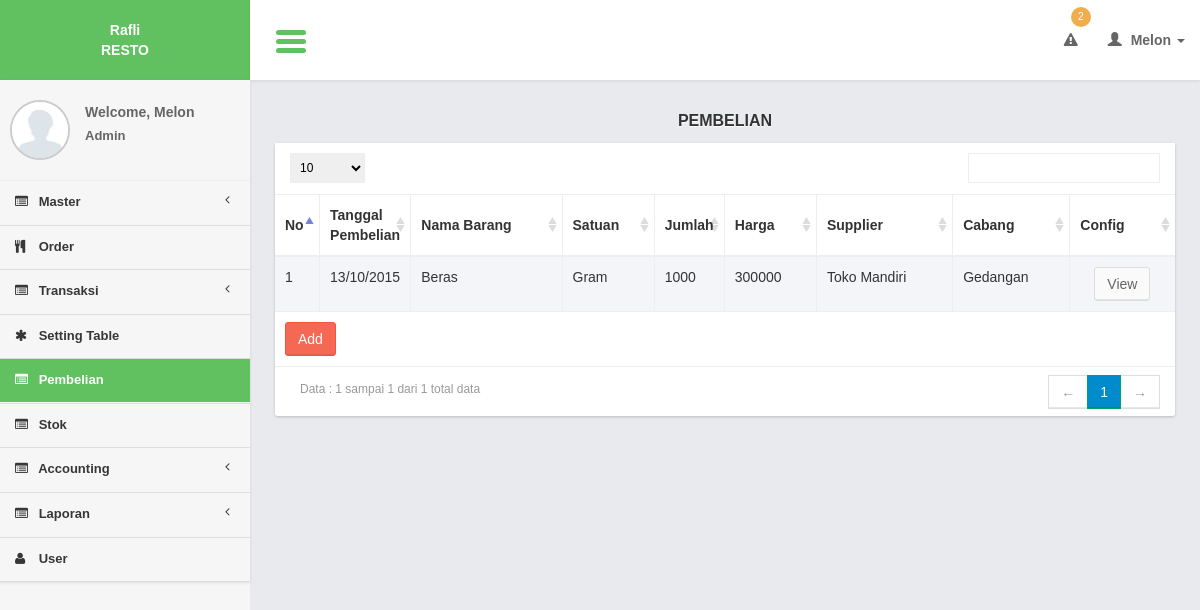
The app's page /controllers/purchase.php (signed in) with its own data.
### tables this page shows
CREATE TABLE `purchases` (
  `purchase_id` int(11) NOT NULL,
  `purchase_date` date NOT NULL,
  `item_id` int(11) NOT NULL,
  `purchase_qty` int(11) NOT NULL,
  `purchase_price` int(11) NOT NULL,
  `purchase_total` int(11) NOT NULL,
  `supplier_id` int(11) NOT NULL,
  `branch_id` int(11) NOT NULL
);

CREATE TABLE `items` (
  `item_id` int(11) NOT NULL,
  `item_name` varchar(100) NOT NULL,
  `unit_id` int(11) NOT NULL,
  `item_limit` int(11) NOT NULL
);

CREATE TABLE `units` (
  `unit_id` int(11) NOT NULL,
  `unit_name` varchar(20) NOT NULL
);

CREATE TABLE `suppliers` (
  `supplier_id` int(11) NOT NULL,
  `supplier_name` varchar(50) NOT NULL,
  `supplier_phone` int(11) NOT NULL,
  `supplier_email` varchar(100) NOT NULL,
  `supplier_addres` varchar(100) NOT NULL
);

CREATE TABLE `branches` (
  `branch_id` int(11) NOT NULL,
  `branch_name` varchar(200) NOT NULL,
  `branch_img` text NOT NULL,
  `branch_desc` text NOT NULL,
  `branch_address` text NOT NULL,
  `branch_phone` varchar(100) NOT NULL,
  `branch_city` varchar(100) NOT NULL,
  `branch_type_id` int(11) NOT NULL
);

### lib/function.php (called while the page is built, shortened)
<?php
function get_header($title = ""){
	include '../views/layout/header.php';
}
function get_footer($query_find = 0){
	include '../views/layout/footer.php';
}
function format_date($date){
	if($date == "0000-00-00"){
		return "-";
	}else{
		$date = explode("-", $date);
		$new_date = $date[2]."/".$date[1]."/".$date[0];
		return $new_date;
	}
}
function get_user_data(){
	$query_user = mysql_query("select * from users where user_id = '".$_SESSION['user_id']."'");
	$row_user = mysql_fetch_object($query_user);
	$name = ucfirst($row_user->user_name);
	switch($row_user->user_type_id){
		case 1: $type = "Admin"; break;
	}
	$user_img = $row_user->user_img;
	return array($name, $type, $user_img);
}
	?>

### models/purchase_model.php (called while the page is built, shortened)
<?php
function select($where){
	$query = mysql_query("select a.* , b.supplier_name,c.unit_name, d.item_name, e.branch_name
							from purchases a
							join suppliers b on b.supplier_id = a.supplier_id
							join items d on d.item_id = a.item_id
							join units c on c.unit_id = d.unit_id
							join branches e on e.branch_id = a.branch_id
							$where
							order by purchase_id");
	return $query;
}
?>

### views/purchase/list.php (the view, shortened to what this page needs)
     <section class="content">
         <div class="row">
             <div class="col-xs-12">
                  <div class="title_page"> <?= $title ?></div>
                 <div class="box">
                     <div class="box-body2 table-responsive">
                         <table id="example1" class="table table-bordered table-striped">
                             <thead>
                                 <tr>
                                 	<th width="5%">No</th>
                                 	<th width="5%">Tanggal Pembelian</th>
                                     <th>Nama Barang</th>
                                     <th>Satuan</th>
                                     <th width="5%">Jumlah</th>
                                     <th>Harga</th>
                                     <th>Supplier</th>
                                     <th>Cabang</th>
                                    <th>Config</th>
                                 </tr>
                             </thead>
                             <tbody>
                                 <?php
                                $no = 1;
  while($row = mysql_fetch_array($query)){
                                 ?>
                                 <tr>
                                 <td><?= $no?></td>
                                    <td><?= format_date($row['purchase_date']); ?></td>
                                     <td><?= $row['item_name']?></td>
                                     <td><?= $row['unit_name']?></td>
                                     <td><?= $row['purchase_qty']?></td>
                                     <td><?= $row['purchase_price']?></td>
                                     <td><?= $row['supplier_name']?></td>
                                     <td><?= $row['branch_name']?></td>
                                   <td style="text-align:center;">
                                         <a href="purchase.php?page=form&id=<?= $row['purchase_id']?>" class="btn btn-default" >View</a>
                                     </td>
                                 </tr>
                                 <?php
$no++;
                                 }
                                 ?>
                             </tbody>
                               <tfoot>
                                 <tr>
                                     <td colspan="9"><a href="<?= $add_button ?>" class="btn btn-danger " >Add</a></td>
                                 </tr>
                             </tfoot>
                         </table>
                     </div>
                 </div>
             </div>
         </div>
     </section>

### css/AdminLTE.css (style rules this page uses)
html { font-family: 'Source Sans Pro', sans-serif; -webkit-font-smoothing: antialiased; min-height: 100%; background: #E9EAED; }
body { font-family: 'Source Sans Pro', sans-serif; -webkit-font-smoothing: antialiased; min-height: 100%; }
a { color: #3c8dbc; }
.content { padding: 30px 10px; }
.table-striped > tbody > tr:nth-child(odd), .table-striped > tbody > tr:nth-child(odd) { background:#F3F5F9; }
.box { position: relative; margin-bottom: 20px; -webkit-border-radius: 3px; -moz-border-radius: 3px; border-radius: 3px !important; width: 100%; background:#fff; box-shadow: 0 1px 3px rgba(0, 0, 0, 0.1); }
.box .box-body2 { background:#fff; -webkit-border-top-left-radius: 0; -webkit-border-top-right-radius: 0; -webkit-border-bottom-right-radius: 3px; -webkit-border-bottom-left-radius: 3px; -moz-border-radius-topleft: 0; -moz-border-radius-topright: 0; -moz-border-radius-bottomright: 3px; -moz-border-radius-bottomleft: 3px; border-top-left-radius: 0; border-top-right-radius: 0; border-bottom-right-radius: 3px; border-bottom-left-radius: 3px; box-shadow: 0 1px 3px rgba(0, 0, 0, 0.1); }
.btn { font-weight: 500; -webkit-border-radius: 3px; -moz-border-radius: 3px; border-radius: 3px; border: 1px solid transparent; -webkit-box-shadow: inset 0px -2px 0px 0px rgba(0, 0, 0, 0.09); -moz-box-shadow: inset 0px -2px 0px 0px rgba(0, 0, 0, 0.09); box-shadow: inset 0px -1px 0px 0px rgba(0, 0, 0, 0.09); }
.btn.btn-default { background-color: #fafafa; color: #666; border-color: #ddd; border-bottom-color: #ddd; }
.btn.btn-danger { background-color: #f56954; border-color: #f4543c; }
.title_page { font-size:medium; text-align:center; font-weight:bold; margin-bottom:10px; text-shadow: 0 1px 1px #ffffff; text-transform:uppercase; }

### css/tooltip/tooltip-classic.css (style rules this page uses)
html, body { margin:0; height:100%; }

### records on screen
purchases: purchase_date "13/10/2015", item.item_name "Beras", units.unit_name "Gram", purchase_qty "1000", purchase_price "300000", supplier.supplier_name "Toko Mandiri", branch.branch_name "Gedangan"

### other values on screen
count_stock_limit() "2"
$user_data[0] "Melon"
$user_data[1] "Admin"
$title "PEMBELIAN"
